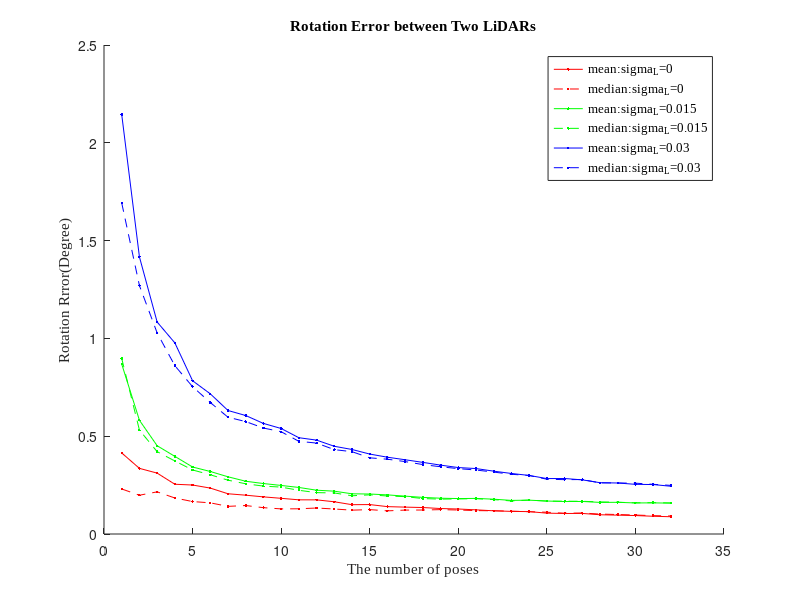
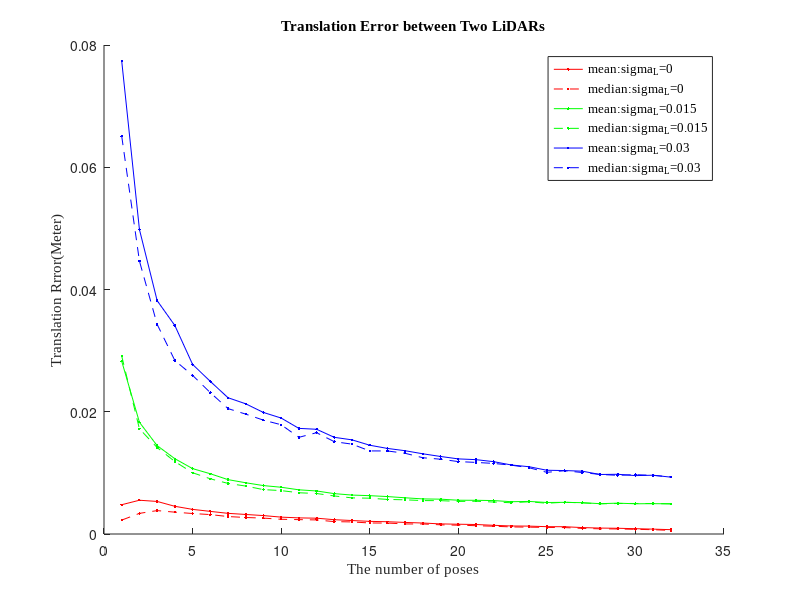

MATLAB code to generate these figures, in order:
figure;
title("Rotation Error between Two LiDARs",'fontname','times new roman')
hold on;
load("simu_data/noise-free-result.mat");
plot(mean(aver_theta,1),'.-r');
plot(median(aver_theta,1),'.--r');
hold on;
load("simu_data/noise-0.015-result.mat");
plot(mean(aver_theta,1),'.-g');
plot(median(aver_theta,1),'.--g');
load("simu_data/noise-0.03-result.mat");
plot(mean(aver_theta,1),'.-b');
plot(median(aver_theta,1),'.--b');
ylabel("Rotation Rrror(Degree)",'fontname','times new roman');
xlabel("The number of poses",'fontname','times new roman');
legend("mean:\sigma_L=0","median:\sigma_L=0",...
       "mean:\sigma_L=0.015","median:\sigma_L=0.015",...
       "mean:\sigma_L=0.03","median:\sigma_L=0.03",'fontname','times new roman');

figure;
title("Translation Error between Two LiDARs",'fontname','times new roman')
hold on;
load("simu_data/noise-free-result.mat");
plot(mean(aver_t_err,1),'.-r');
plot(median(aver_t_err,1),'.--r');
hold on;
load("simu_data/noise-0.015-result.mat");
plot(mean(aver_t_err,1),'.-g');
plot(median(aver_t_err,1),'.--g');
load("simu_data/noise-0.03-result.mat");
plot(mean(aver_t_err,1),'.-b');
plot(median(aver_t_err,1),'.--b');

ylabel("Translation Rrror(Meter)",'fontname','times new roman');
xlabel("The number of poses",'fontname','times new roman');
legend("mean:\sigma_L=0","median:\sigma_L=0",...
       "mean:\sigma_L=0.015","median:\sigma_L=0.015",...
       "mean:\sigma_L=0.03","median:\sigma_L=0.03",'fontname','times new roman');
